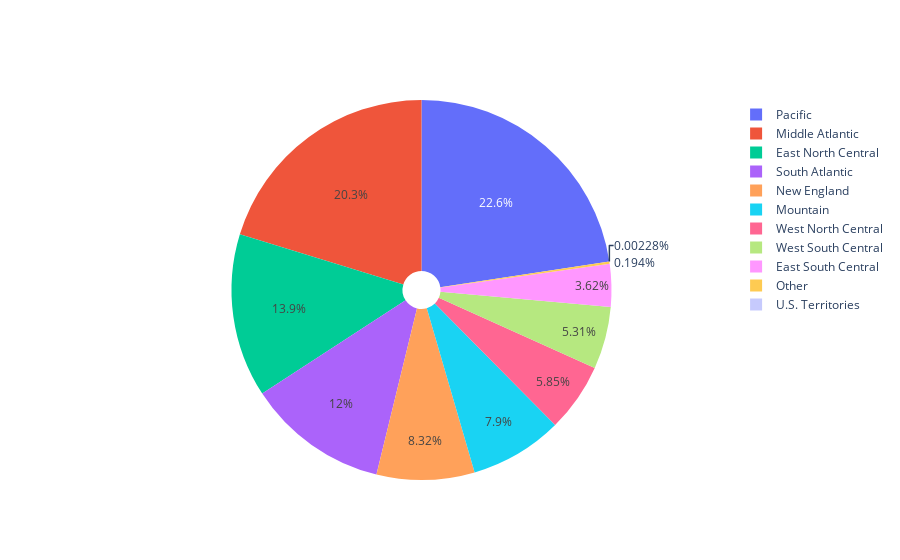

Write notebook code for a chart like this one.
### Markdown cell above
## Pie chart Data Visualization
In the phase 2 of the data visualization project, I made a pie chart with the help of vegalite. It was pretty basic but I wanted to do something in a pie chart. That's why I made use of the plotly package to increase more interactivity. Here, I have created a pie chart depicting the number of crimes in a specific division. In this, if we select a specific division in the label index, then the division gets selected/deselected accordingly in the pie chart. The perecentage also changes accordingly in the pie chart giving us more information of the number if crimes happening. It is also interactive in a way that if we hover over it, it gives us the number and the percentage of the crimes.

### Code cell
labels = df['DIVISION_NAME'].unique()
values=[]
for each in labels:
    values.append(len(df[df['DIVISION_NAME']==each]))

fig = go.Figure(data=[go.Pie(labels=labels, values=values, hole=0.1)])
fig.show()

### Figure 1 — Plotly figure (JSON) as saved in the notebook; plotly's stock layout.template omitted (floating-point values rounded to 4 significant figures)
{"data": [{"hole": 0.1, "labels": ["West South Central", "Mountain", "Pacific", "New England", "South Atlantic", "West North Central", "East North Central", "East South Central", "Middle Atlantic", "U.S. Territories", "Other"], "type": "pie", "values": [11668, 17354, 49642, 18278, 26372, 12845, 30563, 7938, 44486, 5, 426]}], "layout": {}}
